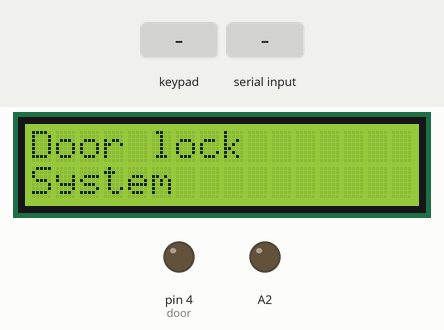
Recording of a program running on a simulated Arduino Nano, built with avr-gcc and run on an emulated ATmega328P. Shown: 16×2 character LCD, output pins drawn as LEDs (lit = HIGH). Dashed ring = blinking. The test bench sets the inputs (shaded band). What the program prints to the serial monitor is not drawn.

Above: at 2.0 s.
2.1 s: keypad keys 1 2 D pressed 0.4 s apart
At 2.61 s:
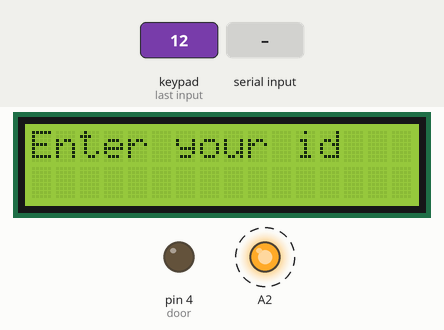
At 3.5 s:
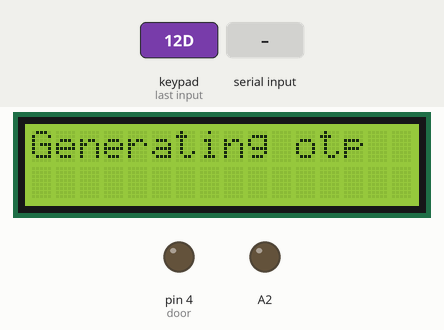
4.8 s: "SUCCESS:\n" received over Serial
At 5.9 s:
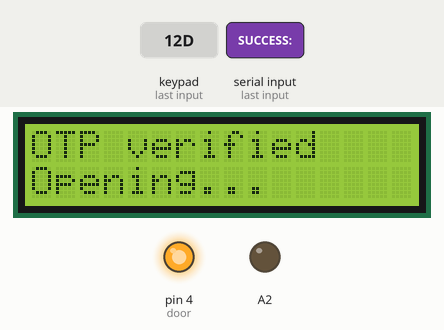
Timing chart, 0 to 16.3 s (numbered marks = the images above; inputs shaded):
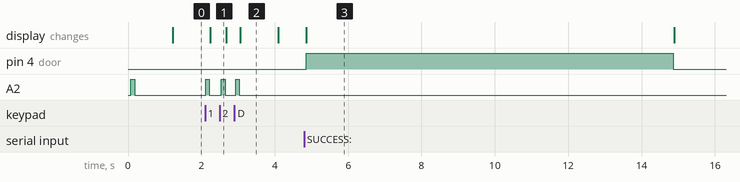

Measured:
- after the input at 2.1 s, A2: alternates HIGH for 0.10 s and LOW for 0.31 s, 6 changes in all, then stays LOW, starting at once; the display: changes after 0.15 s (image 1)
- after the input at 4.8 s, pin 4 (door): LOW → HIGH after 0.06 s, → LOW 10.0 s later; the display: changes after 0.06 s (image 3)
- what the display in image 2 shows lasts 1.0 s, from 3.1 s to 4.1 s

The program:

main.cpp
```cpp
#include <Arduino.h>
#include <lcd.hpp>
#include <Buzzer.hpp>
#include <utils.h>
#include <MyKeypad.hpp>

void setup()
{
  LCD lcd;
  lcd.println("Welcome!!");
  Buzzer buzzer(A2, 100);
  buzzer.beep();
  uint8_t rows[] = {5, 6, 7, 8};
  uint8_t cols[] = {9, 10, 11, 12};
  MyKeypad keypad(makeKeymap(keys), rows, cols, 4, 4, buzzer, lcd);
  const uint8_t door = 4;
  pinMode(door, OUTPUT);

  Serial.begin(9600);
  Serial.println("Welcome");
  delay(1000);

  while (true)
  {
    if (char key = keypad.getKey())
    {
      if (key == '1')
      {
        lcd.println("Enter your id\n");
        String id = keypad.readNumber();
        if (id.length() > 0)
        {
          lcd.println("Generating otp\n");
          Serial.println("GENERATE:" + id);
          delay(1000);
        }
      }
      if (key == '2')
      {
        lcd.println("Enter OTP\n");
        String otp = keypad.readNumber();
        if (otp.length() > 0)
        {
          lcd.println("verifying otp\n");
          Serial.println("VERIFY:" + otp);
          delay(1000);
        }
      }
    }
    if (Serial.available() > 0)
    {
      String data = Serial.readStringUntil('\n');
      data.trim();
      Serial.println(data);
      if (data.startsWith("ERROR:"))
      {
        lcd.println(data.substring(6));
        buzzer.continuousBeep();
      }
      if (data.startsWith("SUCCESS:"))
      {
        lcd.println("OTP verified\nOpening...");
        digitalWrite(door, HIGH);
        delay(10000);
        digitalWrite(door, LOW);
      }
    }
    lcd.println("Door lock\nSystem");
    delay(10);
  }
}

void loop()
{
}
```

utils.h
```cpp
#include <Arduino.h>

char keys[4][4] = {
    {'1', '2', '3', 'A'},
    {'4', '5', '6', 'B'},
    {'7', '8', '9', 'C'},
    {'*', '0', '#', 'D'}};
```
